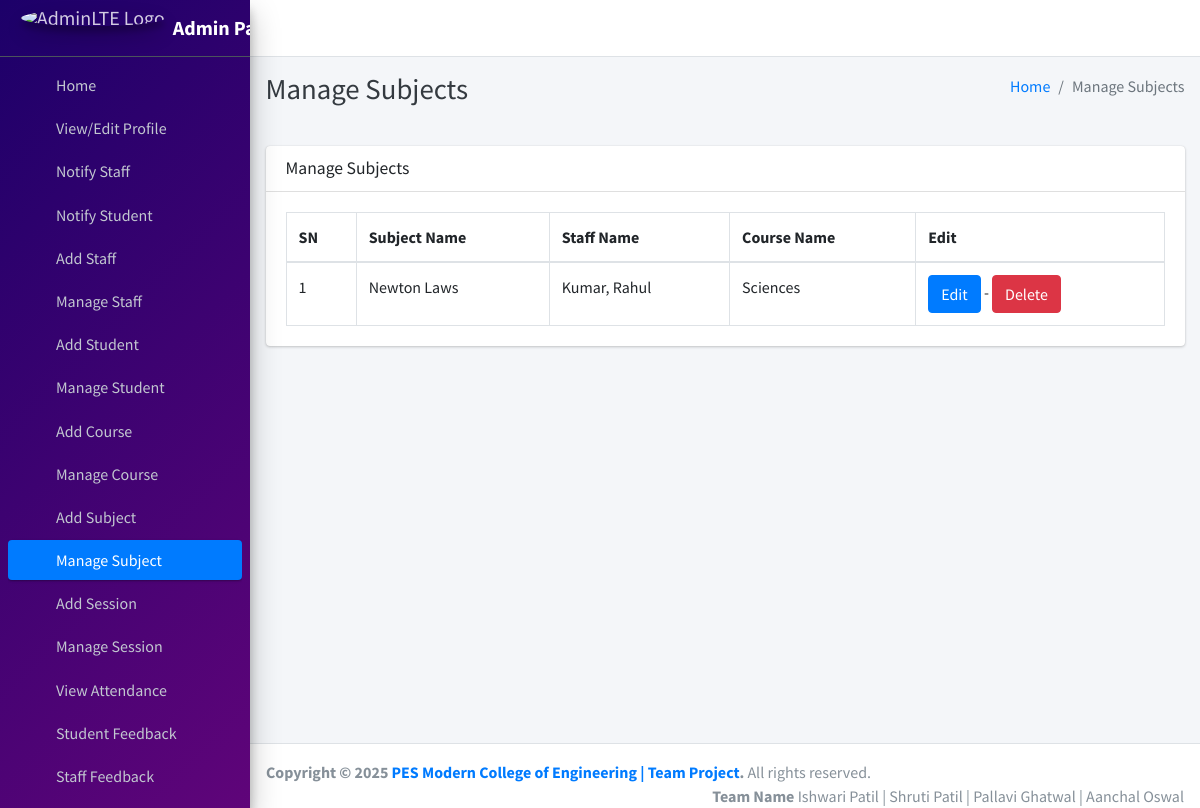
The app's page /subject/manage/ (signed in) with its own data.
### main_app/models.py (models this page shows, shortened)
class Subject(models.Model):
    name = models.CharField(max_length=120)
    staff = models.ForeignKey(Staff,on_delete=models.CASCADE,)
    course = models.ForeignKey(Course, on_delete=models.CASCADE)
    updated_at = models.DateTimeField(auto_now=True)
    created_at = models.DateTimeField(auto_now_add=True)

class Staff(models.Model):
    course = models.ForeignKey(Course, on_delete=models.DO_NOTHING, null=True, blank=False)
    admin = models.OneToOneField(CustomUser, on_delete=models.CASCADE)

class CustomUser(AbstractUser):
    USER_TYPE = ((1, "HOD"), (2, "Staff"), (3, "Student"))
    GENDER = [("M", "Male"), ("F", "Female")]
    username = None  # Removed username, using email instead
    email = models.EmailField(unique=True)
    user_type = models.CharField(default=1, choices=USER_TYPE, max_length=1)
    gender = models.CharField(max_length=1, choices=GENDER)
    profile_pic = models.ImageField()
    address = models.TextField()
    fcm_token = models.TextField(default="")  # For firebase notifications
    created_at = models.DateTimeField(auto_now_add=True)
    updated_at = models.DateTimeField(auto_now=True)
    USERNAME_FIELD = "email"
    REQUIRED_FIELDS = []
    objects = CustomUserManager()
    def __str__(self):
        return self.last_name + ", " + self.first_name

class Course(models.Model):
    name = models.CharField(max_length=120)
    created_at = models.DateTimeField(auto_now_add=True)
    updated_at = models.DateTimeField(auto_now=True)

### main_app/hod_views.py (the view)
# urls.py: path("subject/manage/", hod_views.manage_subject, name='manage_subject'),
def manage_subject(request):
    subjects = Subject.objects.all()
    context = {
        'subjects': subjects,
        'page_title': 'Manage Subjects'
    }
    return render(request, "hod_template/manage_subject.html", context)

### main_app/templates/hod_template/manage_subject.html
{% extends 'main_app/base.html' %}
{% load static %}
{% block page_title %}{{page_title}}{% endblock page_title %}
{% block content %}
<section class="content">
    <div class="container-fluid">
        <div class="row">
            <div class="col-md-12">
                <div class="card">
                    <div class="card-header">
                        <h3 class="card-title">{{page_title}}</h3>
                    </div>
                    <div class="card-body">
                        <table id="example2" class="table table-bordered table-hover">
                            <thead>
                                <tr>
                                    <th>SN</th>
                                    <th>Subject Name</th>
                                    <th>Staff Name</th>
                                    <th>Course Name</th>
                                    <th>Edit</th>
                                </tr>
                            </thead>
                            <tbody>
                                {% for subject in subjects %}
                                <tr>
                                    <td>{{ forloop.counter }}</td>
                                    <td>{{subject.name}}</td>
                                    <td>{{subject.staff.admin}}</td>
                                    <td>{{subject.course.name}}</td>
                                    <td>
                                        <a href="{% url 'edit_subject' subject.id %}" class="btn btn-primary">Edit</a> -
                                        <a href="{% url 'delete_subject' subject.id %}" onclick="return confirm('Are you sure you want to delete this ?')" class="btn btn-danger">Delete</a>
                                    </td>
                                </tr>
                                {% endfor %}
                            </tbody>
                        </table>
                    </div>
                </div>
            </div>
        </div>
    </div>
</section>
{% endblock content %}

### records on screen
Subject: name "Newton Laws", staff.admin "Kumar, Rahul", course.name "Sciences"

### other values on screen
{{ page_title }} "Manage Subjects"
